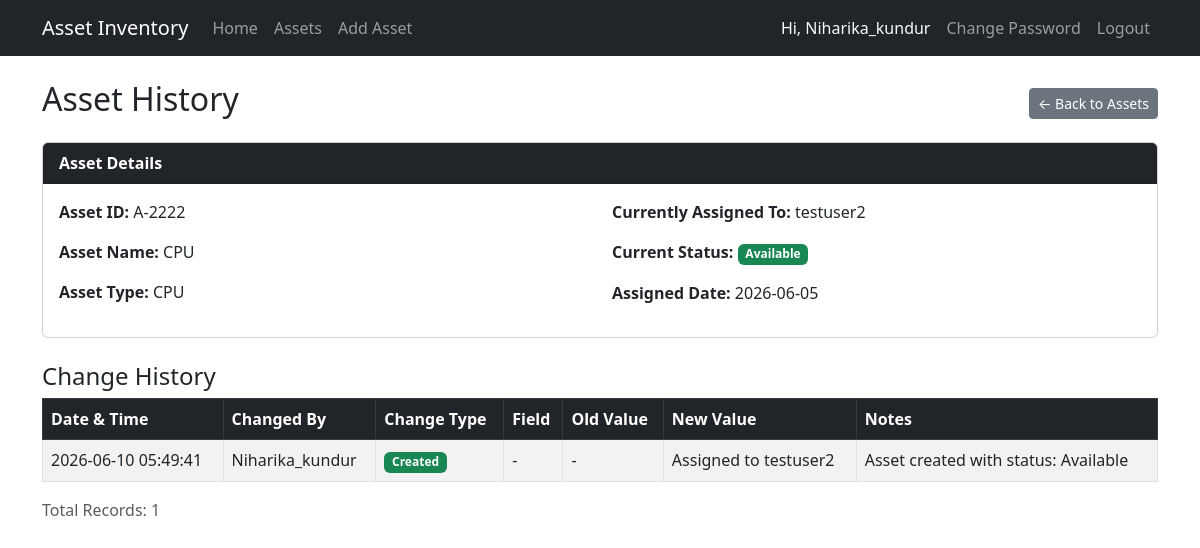
Screenshot of /history/3/ (signed in) with the database file from the repository.
### assets/models.py (models this page shows, shortened)
class Asset(models.Model):
    asset_id = models.CharField(max_length=50, unique=True)
    asset_name = models.CharField(max_length=100)
    asset_type = models.CharField(max_length=50)
    assigned_to = models.CharField(max_length=100)
    status = models.CharField(max_length=20, default='Available')
    assigned_date = models.DateField(default=timezone.now)

class AssetHistory(models.Model):
    asset = models.ForeignKey(Asset, on_delete=models.CASCADE, related_name='history')
    changed_by = models.CharField(max_length=100)
    change_type = models.CharField(max_length=50)  # Created, Updated, Transferred, Deleted
    field_changed = models.CharField(max_length=50, blank=True)
    old_value = models.CharField(max_length=200, blank=True)
    new_value = models.CharField(max_length=200, blank=True)
    changed_at = models.DateTimeField(auto_now_add=True)
    notes = models.TextField(blank=True)
    class Meta:
        ordering = ['-changed_at']  # Most recent first
        verbose_name_plural = 'Asset histories'

### assets/views.py (the view)
# urls.py: path('history/<int:asset_id>/', views.asset_history, name='asset_history'),
@login_required
def asset_history(request, asset_id):
    if not request.user.is_superuser:
        messages.error(request, 'You do not have permission to view asset history.')
        return redirect('asset_list')
    asset = get_object_or_404(Asset, id=asset_id)
    history = asset.history.all()  # Uses related_name='history'
    return render(request, 'asset_history.html', {
        'asset': asset,
        'history': history,
    })

### assets/templates/asset_history.html
{% extends 'base.html' %}
{% block content %}
<div class="d-flex justify-content-between align-items-center">
    <h2>Asset History</h2>
    <a href="{% url 'asset_list' %}" class="btn btn-secondary btn-sm">← Back to Assets</a>
</div>
<div class="card mt-3 mb-4">
    <div class="card-header bg-dark text-white">
        <strong>Asset Details</strong>
    </div>
    <div class="card-body">
        <div class="row">
            <div class="col-md-6">
                <p><strong>Asset ID:</strong> {{ asset.asset_id }}</p>
                <p><strong>Asset Name:</strong> {{ asset.asset_name }}</p>
                <p><strong>Asset Type:</strong> {{ asset.asset_type }}</p>
            </div>
            <div class="col-md-6">
                <p><strong>Currently Assigned To:</strong> {{ asset.assigned_to }}</p>
                <p><strong>Current Status:</strong>
                    {% if asset.status == 'Available' %}
                    <span class="badge bg-success">{{ asset.status }}</span>
                    {% elif asset.status == 'In Use' %}
                    <span class="badge bg-primary">{{ asset.status }}</span>
                    {% elif asset.status == 'Under Repair' %}
                    <span class="badge bg-danger">{{ asset.status }}</span>
                    {% else %}
                    <span class="badge bg-secondary">{{ asset.status }}</span>
                    {% endif %}
                </p>
                <p><strong>Assigned Date:</strong> {{ asset.assigned_date|date:"Y-m-d" }}</p>
            </div>
        </div>
    </div>
</div>
<h4>Change History</h4>
{% if history %}
<div class="table-responsive">
    <table class="table table-striped table-bordered">
        <thead class="table-dark">
            <tr>
                <th>Date & Time</th>
                <th>Changed By</th>
                <th>Change Type</th>
                <th>Field</th>
                <th>Old Value</th>
                <th>New Value</th>
                <th>Notes</th>
            </tr>
        </thead>
        <tbody>
            {% for record in history %}
            <tr>
                <td>{{ record.changed_at|date:"Y-m-d H:i:s" }}</td>
                <td>{{ record.changed_by }}</td>
                <td>
                    {% if record.change_type == 'Created' %}
                    <span class="badge bg-success">{{ record.change_type }}</span>
                    {% elif record.change_type == 'Transferred' %}
                    <span class="badge bg-warning text-dark">{{ record.change_type }}</span>
                    {% elif record.change_type == 'Updated' %}
                    <span class="badge bg-info">{{ record.change_type }}</span>
                    {% else %}
                    <span class="badge bg-secondary">{{ record.change_type }}</span>
                    {% endif %}
                </td>
                <td>{{ record.field_changed|default:"-" }}</td>
                <td>{{ record.old_value|default:"-" }}</td>
                <td>{{ record.new_value|default:"-" }}</td>
                <td>{{ record.notes|default:"-" }}</td>
            </tr>
            {% endfor %}
        </tbody>
    </table>
</div>
<p class="text-muted">Total Records: {{ history|length }}</p>
{% else %}
<div class="alert alert-info">
    No history records found for this asset.
</div>
{% endif %}
{% endblock %}

### assets/templates/base.html (shortened to what this page needs)
<!DOCTYPE html>
<html lang="en">
<head>
    <link href="https://cdn.jsdelivr.net/npm/bootstrap@5.3.0/dist/css/bootstrap.min.css" rel="stylesheet">
</head>
<body>
    <nav class="navbar navbar-expand-lg navbar-dark bg-dark mb-4">
        <div class="container">
            <a class="navbar-brand" href="{% url 'home' %}">Asset Inventory</a>
            <div class="navbar-nav">
                <a class="nav-link" href="{% url 'home' %}">Home</a>
                <a class="nav-link" href="{% url 'asset_list' %}">Assets</a>
                <a class="nav-link" href="{% url 'add_asset' %}">Add Asset</a>
            </div>
            <div class="navbar-nav ms-auto">
                {% if user.is_authenticated %}
                <span class="nav-link text-light">Hi, {{ user.username }}</span>
                <a class="nav-link" href="{% url 'change_password' %}">Change Password</a>
                <form method="POST" action="{% url 'logout' %}" class="d-inline">
                    <button type="submit" class="nav-link btn btn-link" style="cursor: pointer;">Logout</button>
                </form>
                {% else %}
                <a class="nav-link" href="{% url 'login' %}">Login</a>
                {% endif %}
            </div>
        </div>
    </nav>
    <div class="container">
        {% block content %}
        {% endblock %}
    </div>
</body>
</html>

### rows the page displays
Asset: asset_id "A-2222", asset_name "CPU", asset_type "CPU", assigned_to "testuser2", status "Available", assigned_date "2026-06-05"
AssetHistory: changed_at "2026-06-10 05:49:41", changed_by "Niharika_kundur", change_type "Created", field_changed "-", old_value "-", new_value "Assigned to testuser2", notes "Asset created with status: Available"

### other values shown
{{ user.username }} "Niharika_kundur"
{{ history|length }} "1"
